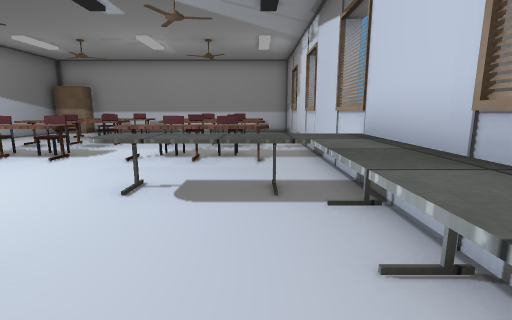
View 1 (above)

13 first-person views from a walk through a scene from a Unity 3-D project. The camera is 1.2 m above the floor, tilts 10° down and sees 85° across. The floor is counted in squares, 1 m on a side. Each view is taken from the middle of a square. On the plan, view 1 faces up. The plan holds only what a view shows up to about 13 squares ahead; the rest is blank. The place goes on beyond the plan. The player character is not drawn. Some surface patterns are stand-ins.

View 2
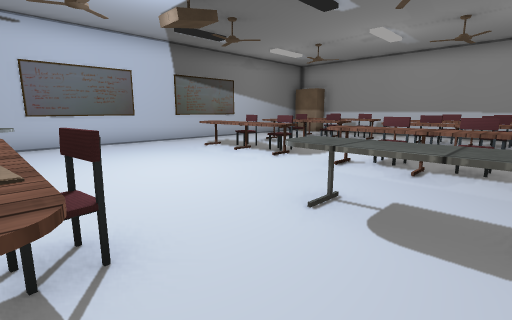

View 3
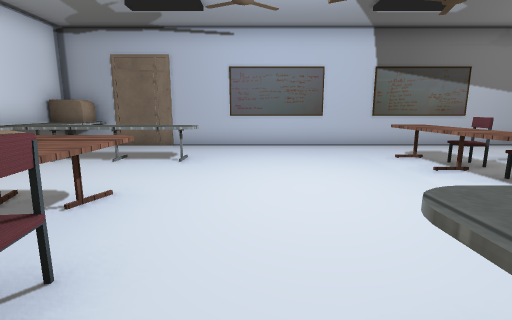

View 4
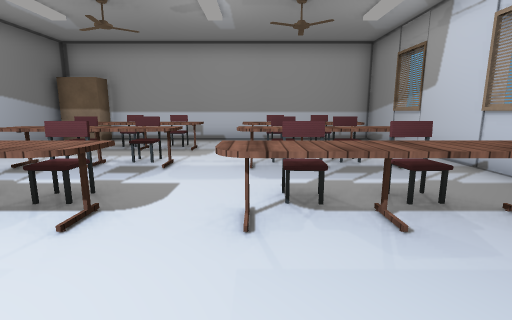

View 5
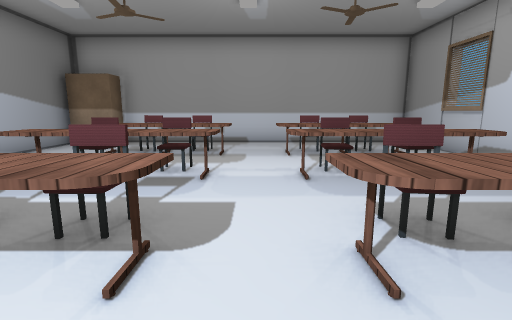

View 6
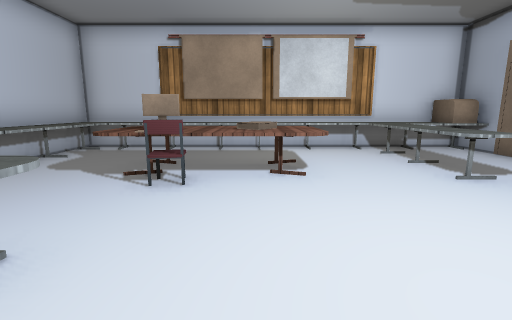

View 7
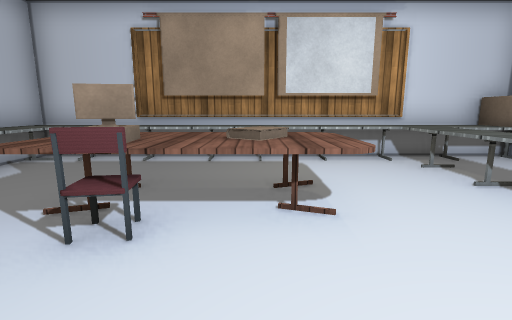

View 8
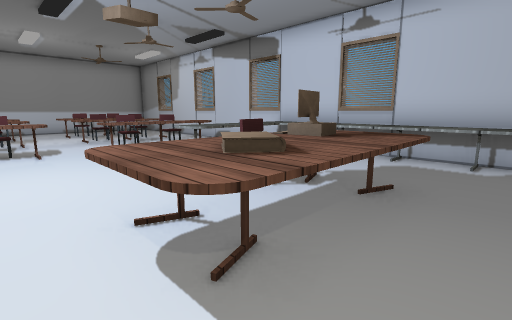

View 9
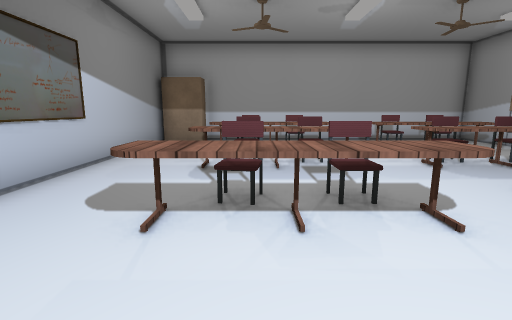

View 10
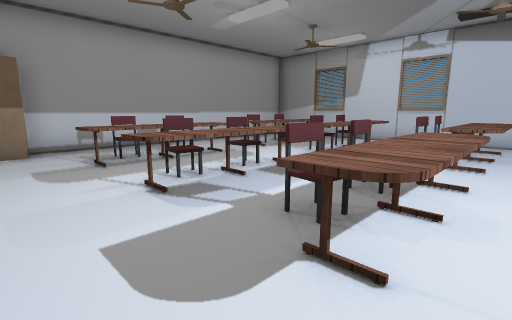

View 11
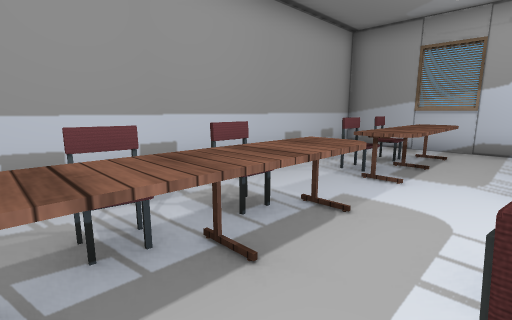

View 12
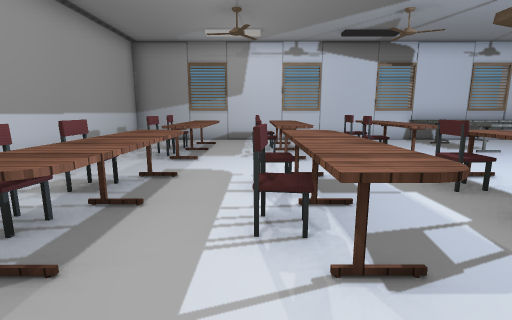

View 13
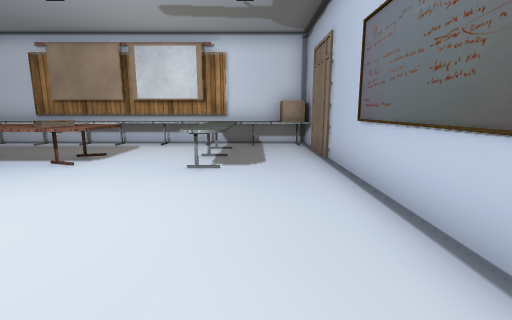

### Floor plan
Key: @ floor where view 1 was taken; # wall or solid block; . main floor; : floor 0.75 m higher than the main floor; ^ raised ledge; T table; C chair; K keyboard; B books; M computer.
Columns run from 11 left of view 1 to 2 right of it. Each row starts with its distance up from view 1.
 16 ##############
 15 ###..........#
 14 #...CC...CC..#
 13 #..TTTT.TTTT.#
 12 #..TTTT.TTTT.#
 11 #...CC...CC..#
 10 #..TTTT.TTTT.#
  9 #............#
  8 #...CC...CC..#
  7 #..TTTT.T:::.#
  6 #............#
  5 #............#
  4 #........^^^^#
  3 #...........^#
  2 #.......C...^#
  1 #..^..TTTKT.^#
  0 #..^..TBTMT@^#
 -1 #..^..TTTTT.^#
 -2 ##^^........^#
 -3 ##^^^^^^^^^^^#
 -4 ##############

Where each view was taken, in squares from view 1:
view 1: 0 up, 0 right, facing up
view 2: 1 up, 0 right, facing up-left
view 3: 3 up, 1 left, facing left
view 4: 4 up, 3 left, facing up
view 5: 5 up, 4 left, facing up
view 6: 6 up, 4 left, facing down
view 7: 4 up, 4 left, facing down
view 8: 2 down, 6 left, facing up-right
view 9: 4 up, 7 left, facing up
view 10: 6 up, 10 left, facing up-right
view 11: 11 up, 8 left, facing up-right
view 12: 11 up, 10 left, facing right
view 13: 7 up, 9 left, facing down
